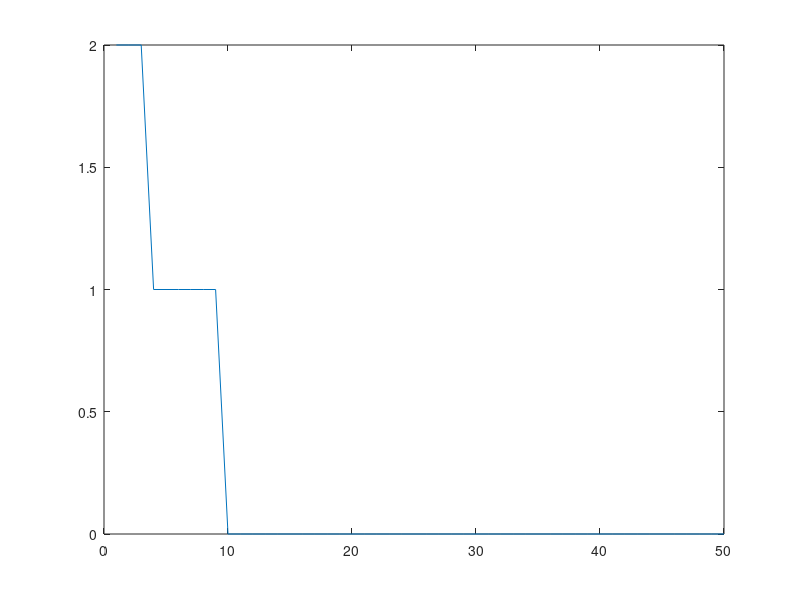

This chart was generated by the following MATLAB code:
clc;
clear;

x = [0 0 1 1; 0 1 0 1];
y = [0 1 1 0];
y1 = [0 0 1 0];
y2 = [0 1 0 0];

% weight and bias initialization:
xmax = 1;
xmin = -1;
w1 = [(xmin + (xmax-xmin)*rand()), (xmin + (xmax-xmin)*rand());(xmin + (xmax-xmin)*rand()),(xmin + (xmax-xmin)*rand()) ];
w2 = [(xmin + (xmax-xmin)*rand()), (xmin + (xmax-xmin)*rand())];
b = [(xmin + (xmax-xmin)*rand()), (xmin + (xmax-xmin)*rand())];
% b2 = (xmin + (xmax-xmin)*rand());

alpha = 0.1;
theta = 0.5;
iter = 50;
for k = 1:iter
     for i = 1:size(x, 2)
        p(i) = b(1) + w1(1, 1)*x(1,i) + w1(1, 2)*x(2,i);
        q(i) = b(1) + w1(2, 1)*x(1,i) + w1(2, 2)*x(2,i);
        yp1(i) = (p(i) >= theta);
        yp2(i) = (q(i) >= theta);
        if (yp1(i) ~= y1(i))
            for j = 1:2
                w1(1, j) = w1(1, j) + alpha*y1(i)*x(j,i);
            end
            b(1) = b(1) + alpha*y1(i);
        end
        if (yp2(i) ~= y2(i))
            for j = 1:2
            w1(2,j) = w1(2,j) + alpha*y2(i)*x(j,i);
            end
            b(1) = b(1) + alpha*y2(i);
        end
        r(i) = b(2) + w2(1)*y1(i) + w2(2)*y2(i);
        h(i) = (r(i) >= theta);
        if (h(i) ~= y(i))
            for j = 1:2
                w2(j) = w2(j) + alpha*y(i)*y1(i);
            end
            b(2) = b(2) + alpha*y(i);
        end
     end
     error(k) = sum((y-h).^2);
end
plot(error)